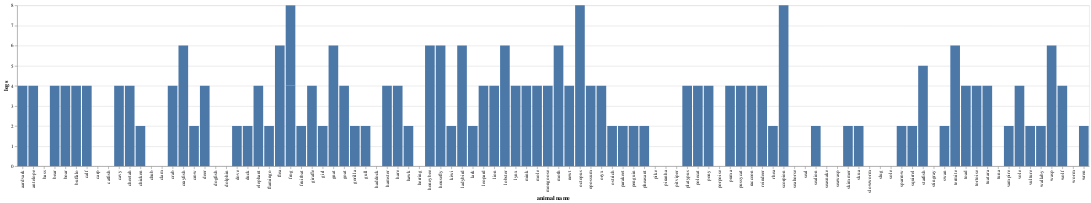

The notebook cell saved with this chart:
### Code cell
plot_02 = alt.Chart(df_zoo).mark_bar().encode(
    x='animal name',
    y='legs'
)
plot_02

### Figure 1 — Vega-Lite specification as saved in the notebook (floating-point values rounded to 4 significant figures)
{"config": {"view": {"continuousWidth": 400, "continuousHeight": 300}}, "data": {"name": "data-7a89af1957c864562197de5ac7739910"}, "mark": "bar", "encoding": {"x": {"field": "animal name", "type": "nominal"}, "y": {"field": "legs", "type": "quantitative"}}, "$schema": "https://vega.github.io/schema/vega-lite/v4.17.0.json", "datasets": {"data-7a89af1957c864562197de5ac7739910": [{"animal name": "aardvark", "hair": 1, "feathers": 0, "eggs": 0, "milk": 1, "airborne": 0, "aquatic": 0, "predator": 1, "toothed": 1, "backbone": 1, "breathes": 1, "venomous": 0, "fins": 0, "legs": 4, "tail": 0, "domestic": 0, " cat-size": 1, "type": 1}, {"animal name": "antelope", "hair": 1, "feathers": 0, "eggs": 0, "milk": 1, "airborne": 0, "aquatic": 0, "predator": 0, "toothed": 1, "backbone": 1, "breathes": 1, "venomous": 0, "fins": 0, "legs": 4, "tail": 1, "domestic": 0, " cat-size": 1, "type": 1}, {"animal name": "bass", "hair": 0, "feathers": 0, "eggs": 1, "milk": 0, "airborne": 0, "aquatic": 1, "predator": 1, "toothed": 1, "backbone": 1, "breathes": 0, "venomous": 0, "fins": 1, "legs": 0, "tail": 1, "domestic": 0, " cat-size": 0, "type": 4}, {"animal name": "bear", "hair": 1, "feathers": 0, "eggs": 0, "milk": 1, "airborne": 0, "aquatic": 0, "predator": 1, "toothed": 1, "backbone": 1, "breathes": 1, "venomous": 0, "fins": 0, "legs": 4, "tail": 0, "domestic": 0, " cat-size": 1, "type": 1}, {"animal name": "boar", "hair": 1, "feathers": 0, "eggs": 0, "milk": 1, "airborne": 0, "aquatic": 0, "predator": 1, "toothed": 1, "backbone": 1, "breathes": 1, "venomous": 0, "fins": 0, "legs": 4, "tail": 1, "domestic": 0, " cat-size": 1, "type": 1}, {"animal name": "buffalo", "hair": 1, "feathers": 0, "eggs": 0, "milk": 1, "airborne": 0, "aquatic": 0, "predator": 0, "toothed": 1, "backbone": 1, "breathes": 1, "venomous": 0, "fins": 0, "legs": 4, "tail": 1, "domestic": 0, " cat-size": 1, "type": 1}, {"animal name": "calf", "hair": 1, "feathers": 0, "eggs": 0, "milk": 1, "airborne": 0, "aquatic": 0, "predator": 0, "toothed": 1, "backbone": 1, "breathes": 1, "venomous": 0, "fins": 0, "legs": 4, "tail": 1, "domestic": 1, " cat-size": 1, "type": 1}, {"animal name": "carp", "hair": 0, "feathers": 0, "eggs": 1, "milk": 0, "airborne": 0, "aquatic": 1, "predator": 0, "toothed": 1, "backbone": 1, "breathes": 0, "venomous": 0, "fins": 1, "legs": 0, "tail": 1, "domestic": 1, " cat-size": 0, "type": 4}, {"animal name": "catfish", "hair": 0, "feathers": 0, "eggs": 1, "milk": 0, "airborne": 0, "aquatic": 1, "predator": 1, "toothed": 1, "backbone": 1, "breathes": 0, "venomous": 0, "fins": 1, "legs": 0, "tail": 1, "domestic": 0, " cat-size": 0, "type": 4}, {"animal name": "cavy", "hair": 1, "feathers": 0, "eggs": 0, "milk": 1, "airborne": 0, "aquatic": 0, "predator": 0, "toothed": 1, "backbone": 1, "breathes": 1, "venomous": 0, "fins": 0, "legs": 4, "tail": 0, "domestic": 1, " cat-size": 0, "type": 1}, {"animal name": "cheetah", "hair": 1, "feathers": 0, "eggs": 0, "milk": 1, "airborne": 0, "aquatic": 0, "predator": 1, "toothed": 1, "backbone": 1, "breathes": 1, "venomous": 0, "fins": 0, "legs": 4, "tail": 1, "domestic": 0, " cat-size": 1, "type": 1}, {"animal name": "chicken", "hair": 0, "feathers": 1, "eggs": 1, "milk": 0, "airborne": 1, "aquatic": 0, "predator": 0, "toothed": 0, "backbone": 1, "breathes": 1, "venomous": 0, "fins": 0, "legs": 2, "tail": 1, "domestic": 1, " cat-size": 0, "type": 2}, {"animal name": "chub", "hair": 0, "feathers": 0, "eggs": 1, "milk": 0, "airborne": 0, "aquatic": 1, "predator": 1, "toothed": 1, "backbone": 1, "breathes": 0, "venomous": 0, "fins": 1, "legs": 0, "tail": 1, "domestic": 0, " cat-size": 0, "type": 4}, {"animal name": "clam", "hair": 0, "feathers": 0, "eggs": 1, "milk": 0, "airborne": 0, "aquatic": 0, "predator": 1, "toothed": 0, "backbone": 0, "breathes": 0, "venomous": 0, "fins": 0, "legs": 0, "tail": 0, "domestic": 0, " cat-size": 0, "type": 7}, {"animal name": "crab", "hair": 0, "feathers": 0, "eggs": 1, "milk": 0, "airborne": 0, "aquatic": 1, "predator": 1, "toothed": 0, "backbone": 0, "breathes": 0, "venomous": 0, "fins": 0, "legs": 4, "tail": 0, "domestic": 0, " cat-size": 0, "type": 7}, {"animal name": "crayfish", "hair": 0, "feathers": 0, "eggs": 1, "milk": 0, "airborne": 0, "aquatic": 1, "predator": 1, "toothed": 0, "backbone": 0, "breathes": 0, "venomous": 0, "fins": 0, "legs": 6, "tail": 0, "domestic": 0, " cat-size": 0, "type": 7}, {"animal name": "crow", "hair": 0, "feathers": 1, "eggs": 1, "milk": 0, "airborne": 1, "aquatic": 0, "predator": 1, "toothed": 0, "backbone": 1, "breathes": 1, "venomous": 0, "fins": 0, "legs": 2, "tail": 1, "domestic": 0, " cat-size": 0, "type": 2}, {"animal name": "deer", "hair": 1, "feathers": 0, "eggs": 0, "milk": 1, "airborne": 0, "aquatic": 0, "predator": 0, "toothed": 1, "backbone": 1, "breathes": 1, "venomous": 0, "fins": 0, "legs": 4, "tail": 1, "domestic": 0, " cat-size": 1, "type": 1}, {"animal name": "dogfish", "hair": 0, "feathers": 0, "eggs": 1, "milk": 0, "airborne": 0, "aquatic": 1, "predator": 1, "toothed": 1, "backbone": 1, "breathes": 0, "venomous": 0, "fins": 1, "legs": 0, "tail": 1, "domestic": 0, " cat-size": 1, "type": 4}, {"animal name": "dolphin", "hair": 0, "feathers": 0, "eggs": 0, "milk": 1, "airborne": 0, "aquatic": 1, "predator": 1, "toothed": 1, "backbone": 1, "breathes": 1, "venomous": 0, "fins": 1, "legs": 0, "tail": 1, "domestic": 0, " cat-size": 1, "type": 1}, {"animal name": "dove", "hair": 0, "feathers": 1, "eggs": 1, "milk": 0, "airborne": 1, "aquatic": 0, "predator": 0, "toothed": 0, "backbone": 1, "breathes": 1, "venomous": 0, "fins": 0, "legs": 2, "tail": 1, "domestic": 1, " cat-size": 0, "type": 2}, {"animal name": "duck", "hair": 0, "feathers": 1, "eggs": 1, "milk": 0, "airborne": 1, "aquatic": 1, "predator": 0, "toothed": 0, "backbone": 1, "breathes": 1, "venomous": 0, "fins": 0, "legs": 2, "tail": 1, "domestic": 0, " cat-size": 0, "type": 2}, {"animal name": "elephant", "hair": 1, "feathers": 0, "eggs": 0, "milk": 1, "airborne": 0, "aquatic": 0, "predator": 0, "toothed": 1, "backbone": 1, "breathes": 1, "venomous": 0, "fins": 0, "legs": 4, "tail": 1, "domestic": 0, " cat-size": 1, "type": 1}, {"animal name": "flamingo", "hair": 0, "feathers": 1, "eggs": 1, "milk": 0, "airborne": 1, "aquatic": 0, "predator": 0, "toothed": 0, "backbone": 1, "breathes": 1, "venomous": 0, "fins": 0, "legs": 2, "tail": 1, "domestic": 0, " cat-size": 1, "type": 2}, {"animal name": "flea", "hair": 0, "feathers": 0, "eggs": 1, "milk": 0, "airborne": 0, "aquatic": 0, "predator": 0, "toothed": 0, "backbone": 0, "breathes": 1, "venomous": 0, "fins": 0, "legs": 6, "tail": 0, "domestic": 0, " cat-size": 0, "type": 6}, {"animal name": "frog", "hair": 0, "feathers": 0, "eggs": 1, "milk": 0, "airborne": 0, "aquatic": 1, "predator": 1, "toothed": 1, "backbone": 1, "breathes": 1, "venomous": 0, "fins": 0, "legs": 4, "tail": 0, "domestic": 0, " cat-size": 0, "type": 5}, {"animal name": "frog", "hair": 0, "feathers": 0, "eggs": 1, "milk": 0, "airborne": 0, "aquatic": 1, "predator": 1, "toothed": 1, "backbone": 1, "breathes": 1, "venomous": 1, "fins": 0, "legs": 4, "tail": 0, "domestic": 0, " cat-size": 0, "type": 5}, {"animal name": "fruitbat", "hair": 1, "feathers": 0, "eggs": 0, "milk": 1, "airborne": 1, "aquatic": 0, "predator": 0, "toothed": 1, "backbone": 1, "breathes": 1, "venomous": 0, "fins": 0, "legs": 2, "tail": 1, "domestic": 0, " cat-size": 0, "type": 1}, {"animal name": "giraffe", "hair": 1, "feathers": 0, "eggs": 0, "milk": 1, "airborne": 0, "aquatic": 0, "predator": 0, "toothed": 1, "backbone": 1, "breathes": 1, "venomous": 0, "fins": 0, "legs": 4, "tail": 1, "domestic": 0, " cat-size": 1, "type": 1}, {"animal name": "girl", "hair": 1, "feathers": 0, "eggs": 0, "milk": 1, "airborne": 0, "aquatic": 0, "predator": 1, "toothed": 1, "backbone": 1, "breathes": 1, "venomous": 0, "fins": 0, "legs": 2, "tail": 0, "domestic": 1, " cat-size": 1, "type": 1}, {"animal name": "gnat", "hair": 0, "feathers": 0, "eggs": 1, "milk": 0, "airborne": 1, "aquatic": 0, "predator": 0, "toothed": 0, "backbone": 0, "breathes": 1, "venomous": 0, "fins": 0, "legs": 6, "tail": 0, "domestic": 0, " cat-size": 0, "type": 6}, {"animal name": "goat", "hair": 1, "feathers": 0, "eggs": 0, "milk": 1, "airborne": 0, "aquatic": 0, "predator": 0, "toothed": 1, "backbone": 1, "breathes": 1, "venomous": 0, "fins": 0, "legs": 4, "tail": 1, "domestic": 1, " cat-size": 1, "type": 1}, {"animal name": "gorilla", "hair": 1, "feathers": 0, "eggs": 0, "milk": 1, "airborne": 0, "aquatic": 0, "predator": 0, "toothed": 1, "backbone": 1, "breathes": 1, "venomous": 0, "fins": 0, "legs": 2, "tail": 0, "domestic": 0, " cat-size": 1, "type": 1}, {"animal name": "gull", "hair": 0, "feathers": 1, "eggs": 1, "milk": 0, "airborne": 1, "aquatic": 1, "predator": 1, "toothed": 0, "backbone": 1, "breathes": 1, "venomous": 0, "fins": 0, "legs": 2, "tail": 1, "domestic": 0, " cat-size": 0, "type": 2}, {"animal name": "haddock", "hair": 0, "feathers": 0, "eggs": 1, "milk": 0, "airborne": 0, "aquatic": 1, "predator": 0, "toothed": 1, "backbone": 1, "breathes": 0, "venomous": 0, "fins": 1, "legs": 0, "tail": 1, "domestic": 0, " cat-size": 0, "type": 4}, {"animal name": "hamster", "hair": 1, "feathers": 0, "eggs": 0, "milk": 1, "airborne": 0, "aquatic": 0, "predator": 0, "toothed": 1, "backbone": 1, "breathes": 1, "venomous": 0, "fins": 0, "legs": 4, "tail": 1, "domestic": 1, " cat-size": 0, "type": 1}, {"animal name": "hare", "hair": 1, "feathers": 0, "eggs": 0, "milk": 1, "airborne": 0, "aquatic": 0, "predator": 0, "toothed": 1, "backbone": 1, "breathes": 1, "venomous": 0, "fins": 0, "legs": 4, "tail": 1, "domestic": 0, " cat-size": 0, "type": 1}, {"animal name": "hawk", "hair": 0, "feathers": 1, "eggs": 1, "milk": 0, "airborne": 1, "aquatic": 0, "predator": 1, "toothed": 0, "backbone": 1, "breathes": 1, "venomous": 0, "fins": 0, "legs": 2, "tail": 1, "domestic": 0, " cat-size": 0, "type": 2}, {"animal name": "herring", "hair": 0, "feathers": 0, "eggs": 1, "milk": 0, "airborne": 0, "aquatic": 1, "predator": 1, "toothed": 1, "backbone": 1, "breathes": 0, "venomous": 0, "fins": 1, "legs": 0, "tail": 1, "domestic": 0, " cat-size": 0, "type": 4}, {"animal name": "honeybee", "hair": 1, "feathers": 0, "eggs": 1, "milk": 0, "airborne": 1, "aquatic": 0, "predator": 0, "toothed": 0, "backbone": 0, "breathes": 1, "venomous": 1, "fins": 0, "legs": 6, "tail": 0, "domestic": 1, " cat-size": 0, "type": 6}, {"animal name": "housefly", "hair": 1, "feathers": 0, "eggs": 1, "milk": 0, "airborne": 1, "aquatic": 0, "predator": 0, "toothed": 0, "backbone": 0, "breathes": 1, "venomous": 0, "fins": 0, "legs": 6, "tail": 0, "domestic": 0, " cat-size": 0, "type": 6}, {"animal name": "kiwi", "hair": 0, "feathers": 1, "eggs": 1, "milk": 0, "airborne": 0, "aquatic": 0, "predator": 1, "toothed": 0, "backbone": 1, "breathes": 1, "venomous": 0, "fins": 0, "legs": 2, "tail": 1, "domestic": 0, " cat-size": 0, "type": 2}, {"animal name": "ladybird", "hair": 0, "feathers": 0, "eggs": 1, "milk": 0, "airborne": 1, "aquatic": 0, "predator": 1, "toothed": 0, "backbone": 0, "breathes": 1, "venomous": 0, "fins": 0, "legs": 6, "tail": 0, "domestic": 0, " cat-size": 0, "type": 6}, {"animal name": "lark", "hair": 0, "feathers": 1, "eggs": 1, "milk": 0, "airborne": 1, "aquatic": 0, "predator": 0, "toothed": 0, "backbone": 1, "breathes": 1, "venomous": 0, "fins": 0, "legs": 2, "tail": 1, "domestic": 0, " cat-size": 0, "type": 2}, {"animal name": "leopard", "hair": 1, "feathers": 0, "eggs": 0, "milk": 1, "airborne": 0, "aquatic": 0, "predator": 1, "toothed": 1, "backbone": 1, "breathes": 1, "venomous": 0, "fins": 0, "legs": 4, "tail": 1, "domestic": 0, " cat-size": 1, "type": 1}, {"animal name": "lion", "hair": 1, "feathers": 0, "eggs": 0, "milk": 1, "airborne": 0, "aquatic": 0, "predator": 1, "toothed": 1, "backbone": 1, "breathes": 1, "venomous": 0, "fins": 0, "legs": 4, "tail": 1, "domestic": 0, " cat-size": 1, "type": 1}, {"animal name": "lobster", "hair": 0, "feathers": 0, "eggs": 1, "milk": 0, "airborne": 0, "aquatic": 1, "predator": 1, "toothed": 0, "backbone": 0, "breathes": 0, "venomous": 0, "fins": 0, "legs": 6, "tail": 0, "domestic": 0, " cat-size": 0, "type": 7}, {"animal name": "lynx", "hair": 1, "feathers": 0, "eggs": 0, "milk": 1, "airborne": 0, "aquatic": 0, "predator": 1, "toothed": 1, "backbone": 1, "breathes": 1, "venomous": 0, "fins": 0, "legs": 4, "tail": 1, "domestic": 0, " cat-size": 1, "type": 1}, {"animal name": "mink", "hair": 1, "feathers": 0, "eggs": 0, "milk": 1, "airborne": 0, "aquatic": 1, "predator": 1, "toothed": 1, "backbone": 1, "breathes": 1, "venomous": 0, "fins": 0, "legs": 4, "tail": 1, "domestic": 0, " cat-size": 1, "type": 1}, {"animal name": "mole", "hair": 1, "feathers": 0, "eggs": 0, "milk": 1, "airborne": 0, "aquatic": 0, "predator": 1, "toothed": 1, "backbone": 1, "breathes": 1, "venomous": 0, "fins": 0, "legs": 4, "tail": 1, "domestic": 0, " cat-size": 0, "type": 1}, {"animal name": "mongoose", "hair": 1, "feathers": 0, "eggs": 0, "milk": 1, "airborne": 0, "aquatic": 0, "predator": 1, "toothed": 1, "backbone": 1, "breathes": 1, "venomous": 0, "fins": 0, "legs": 4, "tail": 1, "domestic": 0, " cat-size": 1, "type": 1}, {"animal name": "moth", "hair": 1, "feathers": 0, "eggs": 1, "milk": 0, "airborne": 1, "aquatic": 0, "predator": 0, "toothed": 0, "backbone": 0, "breathes": 1, "venomous": 0, "fins": 0, "legs": 6, "tail": 0, "domestic": 0, " cat-size": 0, "type": 6}, {"animal name": "newt", "hair": 0, "feathers": 0, "eggs": 1, "milk": 0, "airborne": 0, "aquatic": 1, "predator": 1, "toothed": 1, "backbone": 1, "breathes": 1, "venomous": 0, "fins": 0, "legs": 4, "tail": 1, "domestic": 0, " cat-size": 0, "type": 5}, {"animal name": "octopus", "hair": 0, "feathers": 0, "eggs": 1, "milk": 0, "airborne": 0, "aquatic": 1, "predator": 1, "toothed": 0, "backbone": 0, "breathes": 0, "venomous": 0, "fins": 0, "legs": 8, "tail": 0, "domestic": 0, " cat-size": 1, "type": 7}, {"animal name": "opossum", "hair": 1, "feathers": 0, "eggs": 0, "milk": 1, "airborne": 0, "aquatic": 0, "predator": 1, "toothed": 1, "backbone": 1, "breathes": 1, "venomous": 0, "fins": 0, "legs": 4, "tail": 1, "domestic": 0, " cat-size": 0, "type": 1}, {"animal name": "oryx", "hair": 1, "feathers": 0, "eggs": 0, "milk": 1, "airborne": 0, "aquatic": 0, "predator": 0, "toothed": 1, "backbone": 1, "breathes": 1, "venomous": 0, "fins": 0, "legs": 4, "tail": 1, "domestic": 0, " cat-size": 1, "type": 1}, {"animal name": "ostrich", "hair": 0, "feathers": 1, "eggs": 1, "milk": 0, "airborne": 0, "aquatic": 0, "predator": 0, "toothed": 0, "backbone": 1, "breathes": 1, "venomous": 0, "fins": 0, "legs": 2, "tail": 1, "domestic": 0, " cat-size": 1, "type": 2}, {"animal name": "parakeet", "hair": 0, "feathers": 1, "eggs": 1, "milk": 0, "airborne": 1, "aquatic": 0, "predator": 0, "toothed": 0, "backbone": 1, "breathes": 1, "venomous": 0, "fins": 0, "legs": 2, "tail": 1, "domestic": 1, " cat-size": 0, "type": 2}, {"animal name": "penguin", "hair": 0, "feathers": 1, "eggs": 1, "milk": 0, "airborne": 0, "aquatic": 1, "predator": 1, "toothed": 0, "backbone": 1, "breathes": 1, "venomous": 0, "fins": 0, "legs": 2, "tail": 1, "domestic": 0, " cat-size": 1, "type": 2}, {"animal name": "pheasant", "hair": 0, "feathers": 1, "eggs": 1, "milk": 0, "airborne": 1, "aquatic": 0, "predator": 0, "toothed": 0, "backbone": 1, "breathes": 1, "venomous": 0, "fins": 0, "legs": 2, "tail": 1, "domestic": 0, " cat-size": 0, "type": 2}, {"animal name": "pike", "hair": 0, "feathers": 0, "eggs": 1, "milk": 0, "airborne": 0, "aquatic": 1, "predator": 1, "toothed": 1, "backbone": 1, "breathes": 0, "venomous": 0, "fins": 1, "legs": 0, "tail": 1, "domestic": 0, " cat-size": 1, "type": 4}, {"animal name": "piranha", "hair": 0, "feathers": 0, "eggs": 1, "milk": 0, "airborne": 0, "aquatic": 1, "predator": 1, "toothed": 1, "backbone": 1, "breathes": 0, "venomous": 0, "fins": 1, "legs": 0, "tail": 1, "domestic": 0, " cat-size": 0, "type": 4}, {"animal name": "pitviper", "hair": 0, "feathers": 0, "eggs": 1, "milk": 0, "airborne": 0, "aquatic": 0, "predator": 1, "toothed": 1, "backbone": 1, "breathes": 1, "venomous": 1, "fins": 0, "legs": 0, "tail": 1, "domestic": 0, " cat-size": 0, "type": 3}, {"animal name": "platypus", "hair": 1, "feathers": 0, "eggs": 1, "milk": 1, "airborne": 0, "aquatic": 1, "predator": 1, "toothed": 0, "backbone": 1, "breathes": 1, "venomous": 0, "fins": 0, "legs": 4, "tail": 1, "domestic": 0, " cat-size": 1, "type": 1}, {"animal name": "polecat", "hair": 1, "feathers": 0, "eggs": 0, "milk": 1, "airborne": 0, "aquatic": 0, "predator": 1, "toothed": 1, "backbone": 1, "breathes": 1, "venomous": 0, "fins": 0, "legs": 4, "tail": 1, "domestic": 0, " cat-size": 1, "type": 1}, {"animal name": "pony", "hair": 1, "feathers": 0, "eggs": 0, "milk": 1, "airborne": 0, "aquatic": 0, "predator": 0, "toothed": 1, "backbone": 1, "breathes": 1, "venomous": 0, "fins": 0, "legs": 4, "tail": 1, "domestic": 1, " cat-size": 1, "type": 1}, {"animal name": "porpoise", "hair": 0, "feathers": 0, "eggs": 0, "milk": 1, "airborne": 0, "aquatic": 1, "predator": 1, "toothed": 1, "backbone": 1, "breathes": 1, "venomous": 0, "fins": 1, "legs": 0, "tail": 1, "domestic": 0, " cat-size": 1, "type": 1}, {"animal name": "puma", "hair": 1, "feathers": 0, "eggs": 0, "milk": 1, "airborne": 0, "aquatic": 0, "predator": 1, "toothed": 1, "backbone": 1, "breathes": 1, "venomous": 0, "fins": 0, "legs": 4, "tail": 1, "domestic": 0, " cat-size": 1, "type": 1}, {"animal name": "pussycat", "hair": 1, "feathers": 0, "eggs": 0, "milk": 1, "airborne": 0, "aquatic": 0, "predator": 1, "toothed": 1, "backbone": 1, "breathes": 1, "venomous": 0, "fins": 0, "legs": 4, "tail": 1, "domestic": 1, " cat-size": 1, "type": 1}, {"animal name": "raccoon", "hair": 1, "feathers": 0, "eggs": 0, "milk": 1, "airborne": 0, "aquatic": 0, "predator": 1, "toothed": 1, "backbone": 1, "breathes": 1, "venomous": 0, "fins": 0, "legs": 4, "tail": 1, "domestic": 0, " cat-size": 1, "type": 1}, {"animal name": "reindeer", "hair": 1, "feathers": 0, "eggs": 0, "milk": 1, "airborne": 0, "aquatic": 0, "predator": 0, "toothed": 1, "backbone": 1, "breathes": 1, "venomous": 0, "fins": 0, "legs": 4, "tail": 1, "domestic": 1, " cat-size": 1, "type": 1}, {"animal name": "rhea", "hair": 0, "feathers": 1, "eggs": 1, "milk": 0, "airborne": 0, "aquatic": 0, "predator": 1, "toothed": 0, "backbone": 1, "breathes": 1, "venomous": 0, "fins": 0, "legs": 2, "tail": 1, "domestic": 0, " cat-size": 1, "type": 2}, {"animal name": "scorpion", "hair": 0, "feathers": 0, "eggs": 0, "milk": 0, "airborne": 0, "aquatic": 0, "predator": 1, "toothed": 0, "backbone": 0, "breathes": 1, "venomous": 1, "fins": 0, "legs": 8, "tail": 1, "domestic": 0, " cat-size": 0, "type": 7}, {"animal name": "seahorse", "hair": 0, "feathers": 0, "eggs": 1, "milk": 0, "airborne": 0, "aquatic": 1, "predator": 0, "toothed": 1, "backbone": 1, "breathes": 0, "venomous": 0, "fins": 1, "legs": 0, "tail": 1, "domestic": 0, " cat-size": 0, "type": 4}, {"animal name": "seal", "hair": 1, "feathers": 0, "eggs": 0, "milk": 1, "airborne": 0, "aquatic": 1, "predator": 1, "toothed": 1, "backbone": 1, "breathes": 1, "venomous": 0, "fins": 1, "legs": 0, "tail": 0, "domestic": 0, " cat-size": 1, "type": 1}, {"animal name": "sealion", "hair": 1, "feathers": 0, "eggs": 0, "milk": 1, "airborne": 0, "aquatic": 1, "predator": 1, "toothed": 1, "backbone": 1, "breathes": 1, "venomous": 0, "fins": 1, "legs": 2, "tail": 1, "domestic": 0, " cat-size": 1, "type": 1}, {"animal name": "seasnake", "hair": 0, "feathers": 0, "eggs": 0, "milk": 0, "airborne": 0, "aquatic": 1, "predator": 1, "toothed": 1, "backbone": 1, "breathes": 0, "venomous": 1, "fins": 0, "legs": 0, "tail": 1, "domestic": 0, " cat-size": 0, "type": 3}, {"animal name": "seawasp", "hair": 0, "feathers": 0, "eggs": 1, "milk": 0, "airborne": 0, "aquatic": 1, "predator": 1, "toothed": 0, "backbone": 0, "breathes": 0, "venomous": 1, "fins": 0, "legs": 0, "tail": 0, "domestic": 0, " cat-size": 0, "type": 7}, {"animal name": "skimmer", "hair": 0, "feathers": 1, "eggs": 1, "milk": 0, "airborne": 1, "aquatic": 1, "predator": 1, "toothed": 0, "backbone": 1, "breathes": 1, "venomous": 0, "fins": 0, "legs": 2, "tail": 1, "domestic": 0, " cat-size": 0, "type": 2}, {"animal name": "skua", "hair": 0, "feathers": 1, "eggs": 1, "milk": 0, "airborne": 1, "aquatic": 1, "predator": 1, "toothed": 0, "backbone": 1, "breathes": 1, "venomous": 0, "fins": 0, "legs": 2, "tail": 1, "domestic": 0, " cat-size": 0, "type": 2}, {"animal name": "slowworm", "hair": 0, "feathers": 0, "eggs": 1, "milk": 0, "airborne": 0, "aquatic": 0, "predator": 1, "toothed": 1, "backbone": 1, "breathes": 1, "venomous": 0, "fins": 0, "legs": 0, "tail": 1, "domestic": 0, " cat-size": 0, "type": 3}, {"animal name": "slug", "hair": 0, "feathers": 0, "eggs": 1, "milk": 0, "airborne": 0, "aquatic": 0, "predator": 0, "toothed": 0, "backbone": 0, "breathes": 1, "venomous": 0, "fins": 0, "legs": 0, "tail": 0, "domestic": 0, " cat-size": 0, "type": 7}, {"animal name": "sole", "hair": 0, "feathers": 0, "eggs": 1, "milk": 0, "airborne": 0, "aquatic": 1, "predator": 0, "toothed": 1, "backbone": 1, "breathes": 0, "venomous": 0, "fins": 1, "legs": 0, "tail": 1, "domestic": 0, " cat-size": 0, "type": 4}, {"animal name": "sparrow", "hair": 0, "feathers": 1, "eggs": 1, "milk": 0, "airborne": 1, "aquatic": 0, "predator": 0, "toothed": 0, "backbone": 1, "breathes": 1, "venomous": 0, "fins": 0, "legs": 2, "tail": 1, "domestic": 0, " cat-size": 0, "type": 2}, {"animal name": "squirrel", "hair": 1, "feathers": 0, "eggs": 0, "milk": 1, "airborne": 0, "aquatic": 0, "predator": 0, "toothed": 1, "backbone": 1, "breathes": 1, "venomous": 0, "fins": 0, "legs": 2, "tail": 1, "domestic": 0, " cat-size": 0, "type": 1}, {"animal name": "starfish", "hair": 0, "feathers": 0, "eggs": 1, "milk": 0, "airborne": 0, "aquatic": 1, "predator": 1, "toothed": 0, "backbone": 0, "breathes": 0, "venomous": 0, "fins": 0, "legs": 5, "tail": 0, "domestic": 0, " cat-size": 0, "type": 7}, {"animal name": "stingray", "hair": 0, "feathers": 0, "eggs": 1, "milk": 0, "airborne": 0, "aquatic": 1, "predator": 1, "toothed": 1, "backbone": 1, "breathes": 0, "venomous": 1, "fins": 1, "legs": 0, "tail": 1, "domestic": 0, " cat-size": 1, "type": 4}, {"animal name": "swan", "hair": 0, "feathers": 1, "eggs": 1, "milk": 0, "airborne": 1, "aquatic": 1, "predator": 0, "toothed": 0, "backbone": 1, "breathes": 1, "venomous": 0, "fins": 0, "legs": 2, "tail": 1, "domestic": 0, " cat-size": 1, "type": 2}, {"animal name": "termite", "hair": 0, "feathers": 0, "eggs": 1, "milk": 0, "airborne": 0, "aquatic": 0, "predator": 0, "toothed": 0, "backbone": 0, "breathes": 1, "venomous": 0, "fins": 0, "legs": 6, "tail": 0, "domestic": 0, " cat-size": 0, "type": 6}, {"animal name": "toad", "hair": 0, "feathers": 0, "eggs": 1, "milk": 0, "airborne": 0, "aquatic": 1, "predator": 0, "toothed": 1, "backbone": 1, "breathes": 1, "venomous": 0, "fins": 0, "legs": 4, "tail": 0, "domestic": 0, " cat-size": 0, "type": 5}, {"animal name": "tortoise", "hair": 0, "feathers": 0, "eggs": 1, "milk": 0, "airborne": 0, "aquatic": 0, "predator": 0, "toothed": 0, "backbone": 1, "breathes": 1, "venomous": 0, "fins": 0, "legs": 4, "tail": 1, "domestic": 0, " cat-size": 1, "type": 3}, {"animal name": "tuatara", "hair": 0, "feathers": 0, "eggs": 1, "milk": 0, "airborne": 0, "aquatic": 0, "predator": 1, "toothed": 1, "backbone": 1, "breathes": 1, "venomous": 0, "fins": 0, "legs": 4, "tail": 1, "domestic": 0, " cat-size": 0, "type": 3}, {"animal name": "tuna", "hair": 0, "feathers": 0, "eggs": 1, "milk": 0, "airborne": 0, "aquatic": 1, "predator": 1, "toothed": 1, "backbone": 1, "breathes": 0, "venomous": 0, "fins": 1, "legs": 0, "tail": 1, "domestic": 0, " cat-size": 1, "type": 4}, {"animal name": "vampire", "hair": 1, "feathers": 0, "eggs": 0, "milk": 1, "airborne": 1, "aquatic": 0, "predator": 0, "toothed": 1, "backbone": 1, "breathes": 1, "venomous": 0, "fins": 0, "legs": 2, "tail": 1, "domestic": 0, " cat-size": 0, "type": 1}, {"animal name": "vole", "hair": 1, "feathers": 0, "eggs": 0, "milk": 1, "airborne": 0, "aquatic": 0, "predator": 0, "toothed": 1, "backbone": 1, "breathes": 1, "venomous": 0, "fins": 0, "legs": 4, "tail": 1, "domestic": 0, " cat-size": 0, "type": 1}, {"animal name": "vulture", "hair": 0, "feathers": 1, "eggs": 1, "milk": 0, "airborne": 1, "aquatic": 0, "predator": 1, "toothed": 0, "backbone": 1, "breathes": 1, "venomous": 0, "fins": 0, "legs": 2, "tail": 1, "domestic": 0, " cat-size": 1, "type": 2}, {"animal name": "wallaby", "hair": 1, "feathers": 0, "eggs": 0, "milk": 1, "airborne": 0, "aquatic": 0, "predator": 0, "toothed": 1, "backbone": 1, "breathes": 1, "venomous": 0, "fins": 0, "legs": 2, "tail": 1, "domestic": 0, " cat-size": 1, "type": 1}, {"animal name": "wasp", "hair": 1, "feathers": 0, "eggs": 1, "milk": 0, "airborne": 1, "aquatic": 0, "predator": 0, "toothed": 0, "backbone": 0, "breathes": 1, "venomous": 1, "fins": 0, "legs": 6, "tail": 0, "domestic": 0, " cat-size": 0, "type": 6}, {"animal name": "wolf", "hair": 1, "feathers": 0, "eggs": 0, "milk": 1, "airborne": 0, "aquatic": 0, "predator": 1, "toothed": 1, "backbone": 1, "breathes": 1, "venomous": 0, "fins": 0, "legs": 4, "tail": 1, "domestic": 0, " cat-size": 1, "type": 1}, {"animal name": "worm", "hair": 0, "feathers": 0, "eggs": 1, "milk": 0, "airborne": 0, "aquatic": 0, "predator": 0, "toothed": 0, "backbone": 0, "breathes": 1, "venomous": 0, "fins": 0, "legs": 0, "tail": 0, "domestic": 0, " cat-size": 0, "type": 7}, {"animal name": "wren", "hair": 0, "feathers": 1, "eggs": 1, "milk": 0, "airborne": 1, "aquatic": 0, "predator": 0, "toothed": 0, "backbone": 1, "breathes": 1, "venomous": 0, "fins": 0, "legs": 2, "tail": 1, "domestic": 0, " cat-size": 0, "type": 2}]}}
